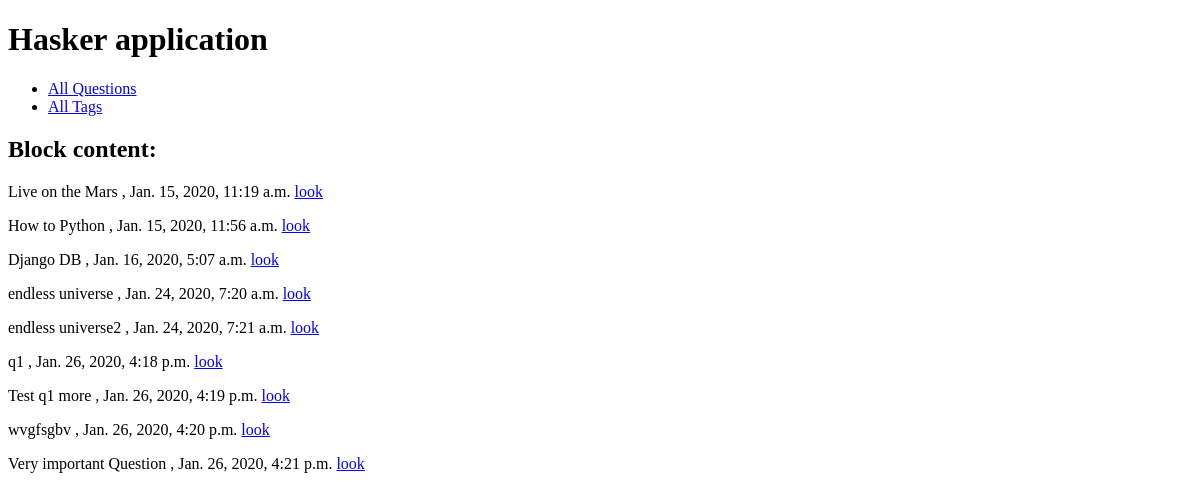
The app's page /, older data.
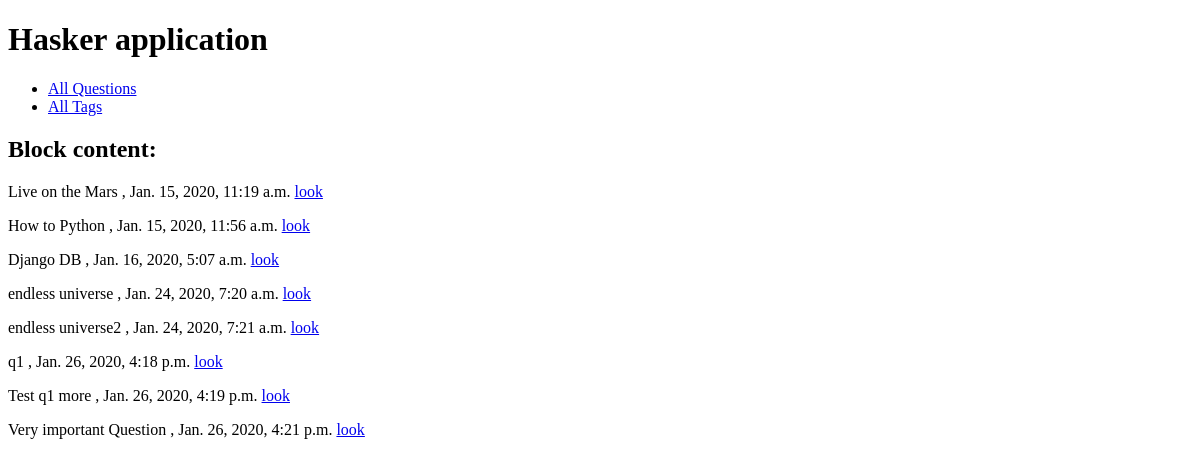
The same page, newer data.
### hasker/models.py (models this page shows, shortened)
class Question(models.Model):
    author = models.ForeignKey(User, on_delete=models.CASCADE)
    title = models.CharField(max_length=150, db_index=True)
    slug = models.SlugField(max_length=150, blank=True, unique=True)
    content = models.TextField(blank=False, db_index=True)
    tags = models.ManyToManyField('Tag', blank=True, related_name='questions')
    date_create = models.DateTimeField(auto_now_add=True)
    def get_absolute_url(self):
        return reverse('question_detail_url', kwargs={'slug': self.slug})

### hasker/views.py (the view)
# urls.py: path('', IndexView.as_view(), name='questions_list_url'),
class IndexView(generic.ListView):
    template_name='hasker/index.html'
    context_object_name='questions'
    def get_queryset(self):
        return Question.objects.all()

### hasker/templates/hasker/index.html (shortened to what this page needs)
{% extends 'hasker/base_hasker.html' %}
{% block content %}
    <h2>Block content:</h2>
    {% for question in questions %}
        <p>
            {{ question.title }} , {{ question.date_create }} <a href="{{ question.get_absolute_url }}" class="but1">look</a>
        </p>
    {% endfor %}
{% endblock %}

Row changes from the older to the newer data that the page shows:
removed Question: title "wvgfsgbv", date_create "Jan. 26, 2020, 4:20 p.m."
